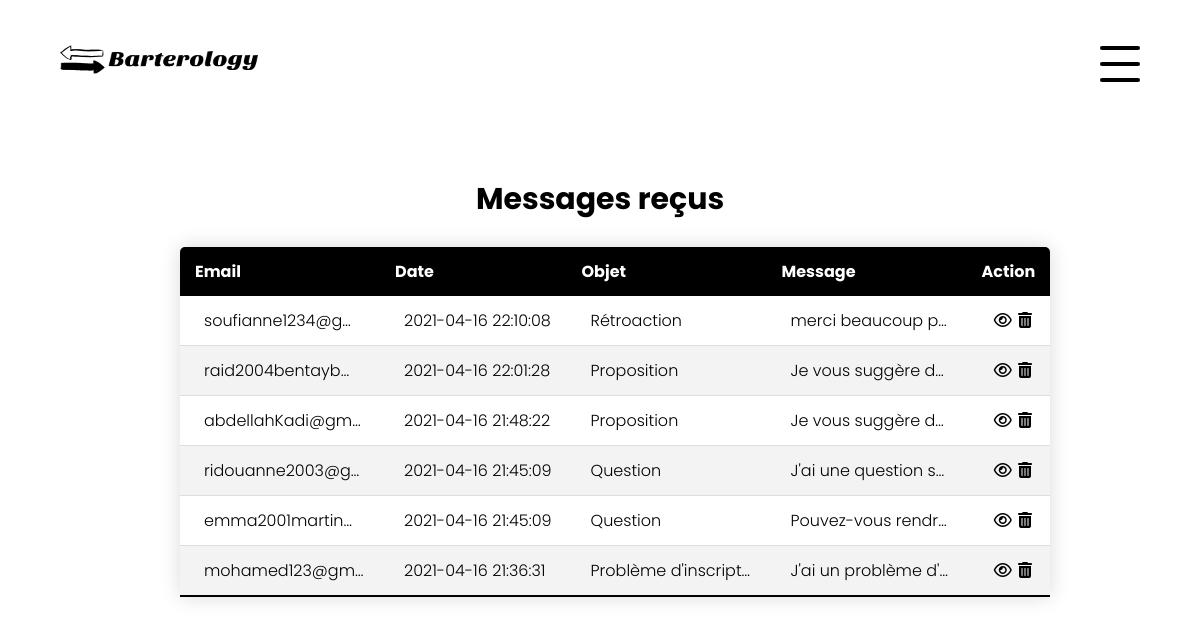
The app's page /Personne/messagesAdmin.php with its own data.
### tables this page shows
CREATE TABLE `message_admin` (
  `id_message` int(11) NOT NULL,
  `objet` varchar(30) NOT NULL,
  `msg` varchar(300) NOT NULL,
  `email` varchar(40) NOT NULL,
  `date_msg` timestamp NOT NULL DEFAULT current_timestamp()
);

### Personne/messagesAdmin.php (the view, shortened to what this page needs)
<!DOCTYPE html>
<html lang="en">
<head>
    <link rel="stylesheet" href="../css/tables.css">
    <link rel="stylesheet" href="../css/header.css">
    <link rel="stylesheet" href="../css/messages.css">
</head>
<body>
    <header id="header" class="header-admin">
                    <a href="admin.php"><img src="../images/logo.png" id="logo" alt="Logo"></a>
                    <div class="menu-btn">
                        <div class="menu-btn__burger"></div>
                    </div>
    </header>
                <?php
                include_once('cbd.php');
                $sql = "SELECT * FROM message_admin ORDER BY date_msg DESC";
                if($result = mysqli_query($conn, $sql)){
                    if(mysqli_num_rows($result) > 0){
                        echo '<table class="table">';
                        echo '<legend class="legend">Messages reçus</legend>';
                            echo "<thead>";
                                echo "<tr>";
                                    echo "<th>Email</th>";
                                    echo "<th>Date</th>";
                                    echo "<th>Objet</th>";
                                    echo "<th>Message</th>";
                                    echo "<th>Action</th>";
                                echo "</tr>";
                            echo "</thead>";
                            echo "<tbody>";
                            while($row = mysqli_fetch_array($result)){
                                echo "<tr>";
                                    echo "<td>" . $row['email'] . "</td>";
                                    echo "<td>" . $row['date_msg'] . "</td>";
                                    echo "<td>" . $row['objet'] . "</td>";
                                    echo "<td>" . $row['msg'] . "</td>";
                                    echo "<td id=\"liens\">";
                                        echo '<a href="lireMessage.php?id='. $row['id_message'] .'" class="lien"><span class="fa fa-eye"></span></a>';
                                        echo '<a href="supprimerMessage.php?id='. $row['id_message'] .'" class="lien"><span class="fa fa-trash"></span></a>';
                                    echo "</td>";
                            }
                            echo "</tbody>";
                        echo "</table>";
                    } else{
                        echo '<div class="contenu">';
                        echo '<div class="aucun-message"><em>Vous n\'avez aucun message !!</em></div>';
                        echo '<img class="image" src="../images/boiteVide.svg"></div>';
                        echo '</div>';
                    }
                }
                ?>
</body>
</html>

### css/tables.css (style rules this page uses)
*,*::before,*::after { margin: 0; padding: 0; box-sizing: border-box; }
body { --couleur-primaire: #000; --couleur-bg: #fff; font-family: 'Poppins', sans-serif; font-weight: 300; color: var(--couleur-primaire); outline: none; width: 100vw; overflow-x: hidden; }
.table { width: 70vw; border-collapse: collapse; margin: 25px 0; min-width: 400px; border-radius: 5px 5px 0 0; overflow: hidden; box-shadow: 0 0 20px rgba(0, 0, 0, 0.15); transform: translateX(15vw); }
.table:first-of-type { margin-bottom: 70px; }
.legend { font-size: 30px; font-weight: bold; text-align: center; }
.table thead tr { background-color: var(--couleur-primaire); color: var(--couleur-bg); text-align: left; }
.table tbody tr { text-align: left; }
.table th, .table td { padding: 12px 15px; }
.table td { padding-left: 2vw; max-width: 200px; text-overflow: ellipsis; white-space: nowrap; overflow: hidden; }
.table:first-of-type td:last-of-type { width: 30%; }
.table tbody tr { border-bottom: 1px solid #dddddd; }
.table tbody tr:nth-of-type(even) { background-color: #f3f3f3; }
.table tbody tr:last-of-type { border-bottom: 2px solid var(--couleur-primaire); }
#liens { width: 100%; display: flex; justify-content: space-around; }
.lien { color: black; transition: all 250ms ease-in-out; }

### css/header.css (style rules this page uses)
*,*::before,*::after { margin: 0; padding: 0; box-sizing: border-box; }
body { --couleur-primaire: #000; --couleur-bg: #fff; font-family: 'Poppins', sans-serif; font-weight: 300; color: var(--couleur-primaire); outline: none; width: 100vw; overflow-x: hidden; }
.header-admin { padding: 5vh 5vw; margin-bottom: 50px; display: flex; align-items: center; justify-content: space-between; }
.header-admin img { width: 200px; height: 40px; }
.menu-btn { position: relative; display: flex; justify-content: center; align-items: center; width: 40px; height: 40px; cursor: pointer; transition: all .5s ease-in-out; }
.menu-btn__burger { width: 40px; height: 4px; background: var(--couleur-primaire); border-radius: 5px; transition: all .5s ease-in-out; z-index: 7; cursor: pointer; }
.menu-btn__burger::before, .menu-btn__burger::after { content: ''; position: absolute; width: 40px; height: 4px; background: var(--couleur-primaire); border-radius: 5px; transition: all .5s ease-in-out; }
.menu-btn__burger::before { transform: translateY(-16px); }
.menu-btn__burger::after { transform: translateY(16px); }

### records on screen
message_admin: email "soufianne1234@g…", date_msg "2021-04-16 22:10:08", objet "Rétroaction", msg "merci beaucoup p…"
message_admin: email "raid2004bentayb…", date_msg "2021-04-16 22:01:28", objet "Proposition", msg "Je vous suggère d…"
message_admin: email "abdellahKadi@gm…", date_msg "2021-04-16 21:48:22", objet "Proposition", msg "Je vous suggère d…"
message_admin: email "ridouanne2003@g…", date_msg "2021-04-16 21:45:09", objet "Question", msg "J'ai une question s…"
message_admin: email "emma2001martin…", date_msg "2021-04-16 21:45:09", objet "Question", msg "Pouvez-vous rendr…"
message_admin: email "mohamed123@gm…", date_msg "2021-04-16 21:36:31", objet "Problème d'inscript…", msg "J'ai un problème d'…"
